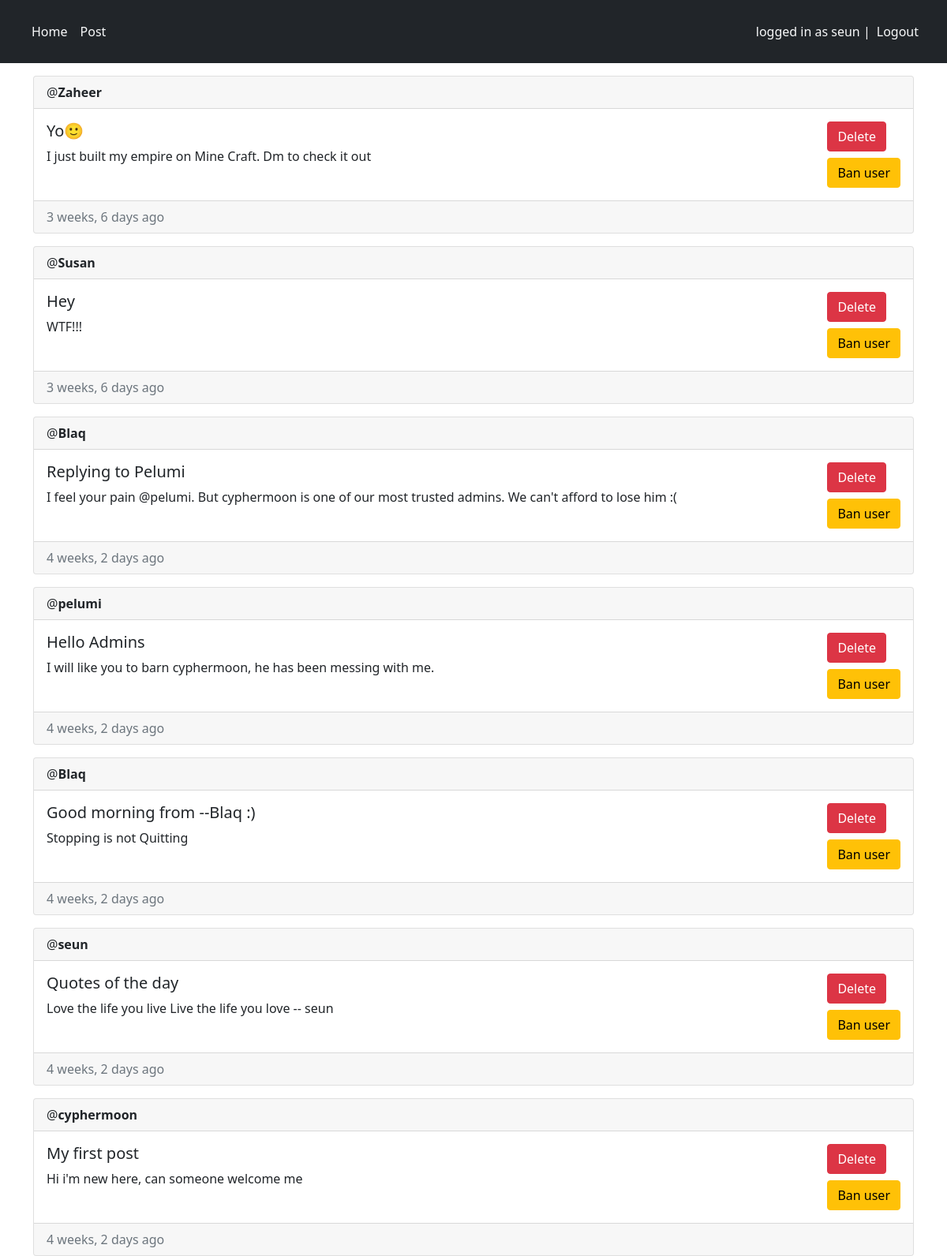
Screenshot of / (signed in) with the database file from the repository.
### main/models.py (models this page shows, shortened)
class Post(models.Model):
    author = models.ForeignKey(User, on_delete=models.CASCADE)
    title = models.CharField(max_length=255)
    description = models.TextField()
    created_at = models.DateTimeField(auto_now_add=True)
    updated_at = models.DateTimeField(auto_now=True)
    class Meta:
        ordering = ('-created_at',)

### main/views.py (the view, shortened to what this page needs)
# urls.py: path('', views.index, name='home'),
@login_required(login_url='/login')
def index(request):
    posts = Post.objects.all()
    context = {
        'posts' : posts
    }
    return render(request, 'main/index.html', context)

### main/templates/main/index.html (shortened to what this page needs)
{% extends 'main/base.html' %}
{% block content %}
{% for post in posts %}
<div class="card mt-3">
    <div class="card-header"> @<strong>{{post.author.username}}</strong> </div>
    <div class="card-body d-flex flex-row justify-content-between">
        <div>
            <h5 class="card-title">{{post.title}}</h5>
            <p>{{post.description}}</p>
        </div>
        <div>
            {% if user == post.author or perms.main.delete_post %}
                <form method="post">
                    <button class="btn btn-danger" name="post-id" value="{{post.id}}"  type="submit"> Delete</button>
                </form>
            {% endif %}
            {% if user.is_staff %}
                <form method="post">
                    <button class="btn btn-warning mt-2" name="user-id" value="{{post.author.id}}"  type="submit"> Ban user</button>
                </form>
            {% endif %}
        </div>
    </div>
    <div class="card-footer text-muted"> {{post.created_at|timesince}} ago </div>
</div>
{% empty %}
<p>No post yet :(</p>
{% endfor %}
{% endblock content %}

### main/templates/main/base.html (shortened to what this page needs)
{% load static %}
<!DOCTYPE html>
<html lang="en">
<head>
    <link rel="stylesheet" href="{% static 'main/all.min.css' %}" />
    <link rel="stylesheet" href="{% static 'main/bootstrap.min.css' %}" />
</head>
<body>
    <nav class="navbar navbar-expand-lg navbar-dark bg-dark p-3 ">
        <div class="container-fluid">
            <div class="p-1">
                <ul class="navbar-nav">
                    <li class="nav-item">
                        <a href="/home" class="nav-link text-light"> Home </a>
                    </li>
                    <li class="nav-item">
                        <a href="/create-post" class="nav-link text-light"> Post </a>
                    </li>
                </ul>
            </div>
            <div>
                <ul class="navbar-nav">
                    {% if user.is_authenticated %}
                    <span class="navbar-text text-light">logged in as {{user.username}} | </span>
                        <li class="nav-item">
                            <a href="/logout" class="nav-link text-light">  Logout</a>
                        </li>
                    {% else %}
                    <li class="nav-item">
                        <a href="/login" class="nav-link text-light">Login</a>
                    </li>
                    {% endif %}
                </ul>
            </div>
        </div>
    </nav>
    <div class="container">
        {% block content %} {% endblock %}
    </div>
</body>
</html>

### rows the page displays
Post: author.username "Zaheer", title "Yo🙂", description "I just built my empire on Mine Craft. Dm to check it out", {{ post.id }} 9 (drawn), created_at "3 weeks, 6 days"
Post: author.username "Susan", title "Hey", description "WTF!!!", {{ post.id }} 8 (drawn), created_at "3 weeks, 6 days"
Post: author.username "Blaq", title "Replying to Pelumi", description "I feel your pain @pelumi. But cyphermoon is one of our most trusted admins. We can't afford to lose him :(", {{ post.id }} 7 (drawn), created_at "4 weeks, 2 days"
Post: author.username "pelumi", title "Hello Admins", description "I will like you to barn cyphermoon, he has been messing with me.", {{ post.id }} 6 (drawn), created_at "4 weeks, 2 days"
Post: author.username "Blaq", title "Good morning from --Blaq :)", description "Stopping is not Quitting", {{ post.id }} 4 (drawn), created_at "4 weeks, 2 days"
Post: author.username "seun", title "Quotes of the day", description "Love the life you live Live the life you love -- seun", {{ post.id }} 3 (drawn), created_at "4 weeks, 2 days"
Post: author.username "cyphermoon", title "My first post", description "Hi i'm new here, can someone welcome me", {{ post.id }} 1 (drawn), created_at "4 weeks, 2 days"

### other values shown
{{ user.username }} "seun"
